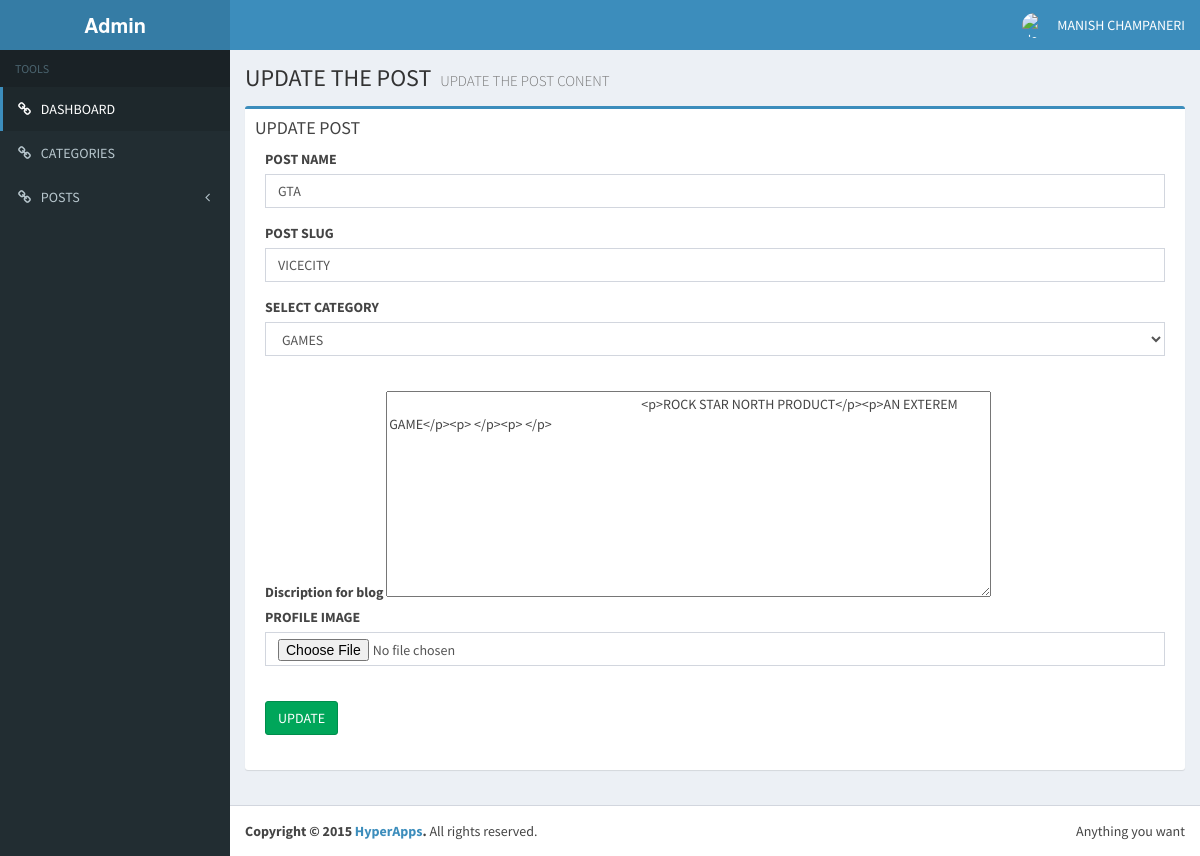
Screenshot of /admin/posts/update_post.php?id=30 (signed in) with the database file from the repository.
### tables this page shows
CREATE TABLE IF NOT EXISTS `posts` (
  `id` int(11) NOT NULL,
  `name` varchar(260) NOT NULL,
  `slug` varchar(260) NOT NULL,
  `discription` text NOT NULL,
  `create_at` varchar(20) NOT NULL,
  `catagory_id` int(11) NOT NULL,
  `image` varchar(20) NOT NULL
);

### admin/posts/update_post.php (the view, shortened to what this page needs)
<?php include '../includes/admin_frame.php';
	require '../../global/includes/sql_connect.php';
	$query = "SELECT * FROM posts WHERE id=".$_GET['id'];
	$result = mysql_query($query,$connetion_open);
	while ($row = mysql_fetch_assoc($result))
	{
		$name= $row['name'];
		$slug =$row['slug'];
		$catagory_id = $row['catagory_id'];
		$editor1 = $row['discription'];
	}
?>
 <section class="content-header">
          <h1>
            UPDATE THE POST
            <small> UPDATE THE POST CONENT</small>
          </h1>
 </section>
<section class="content">
		 <div class="row">
				<div class="col-md-12">
					<div class="box box-primary">
						<div class="box-header with-boarder">
							<h3 class="box-title"> UPDATE POST </h3>
							<div class="box-body">
								<form action="./action_posts.php" method="post" enctype="multipart/form-data">
											<div class="form-group">
											<label for="">POST NAME</label>
											<input type="text" placeholder="title" class="form-control" name="post_name" value="<?php echo $name; ?>" />
											</div>
											<div class="form-group">
											<label for="">POST SLUG</label>
											<input type="text" placeholder="slug" class="form-control" name="slug" value="<?php echo $slug; ?>"/>
											</div>
											<div class="form-group">
											<label for="">SELECT CATEGORY</label>
											<select class="form-control" name="catagory_id" value="<?php echo $catagory_id; ?>">
											<?php
													$query = "select * from catagory";
													$result = mysql_query($query,$connetion_open);
											  		while( $row =mysql_fetch_assoc($result) ){
											  			echo '<option  class="form-group" value="'.$row['id'].'" cl>'.$row['name'].' </option>';
											  		}
											  ?>
											  </select>
											</div>
											</br><label for="">Discription for blog</label>
												 <textarea name="editor1" id="editor1" rows="10" cols="80">
					                                                  <?php echo $editor1; ?>
					                   			 </textarea>
					                   			 <div class="form-group">
					                   			 <label for="">PROFILE IMAGE</label>
					                   			 <input type="file" name="image" class="form-control"/>
					                   			 </div>
					                   			<div class="form-group">
												<input type="submit" value="UPDATE" name="update" class="btn btn-success"/>
												</div>
								</form>
							</div>
						</div>
					</div>
				</div>
		 </div>
</section>
<?php include '../includes/admin_frame_close.php';?>

### rows the page displays
posts: post_name "GTA", slug "VICECITY", editor1 "<p>ROCK STAR NORTH PRODUCT</p><p>AN EXTEREM GAME</p><p> </p><p> </p>"

### other values shown
form field catagory_id "GAMES"
